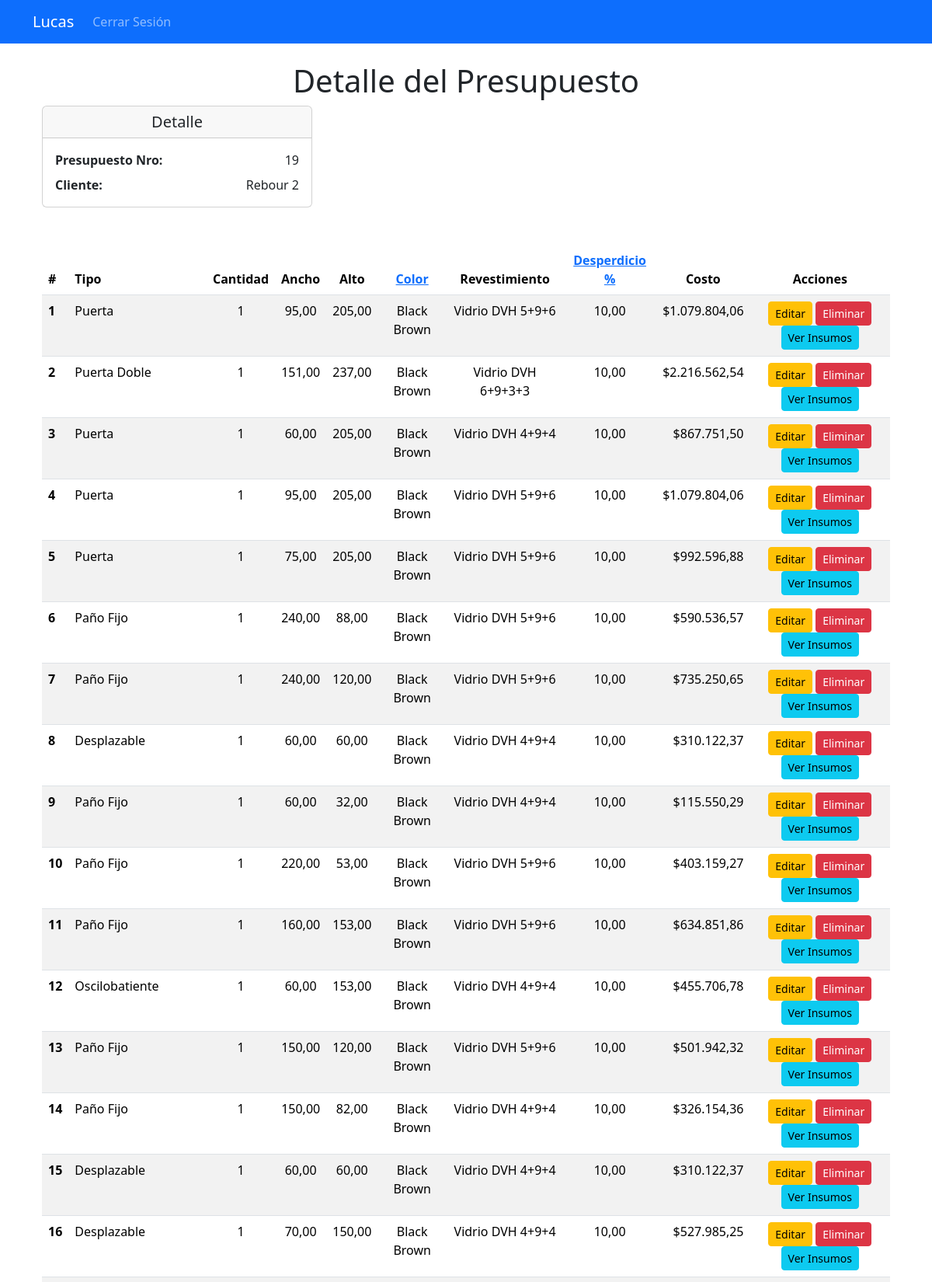
/presupuesto/19/ (signed in, upper part), run on the app's committed database.
### apps/presupuestos/models.py (models this page shows, shortened)
class Presupuesto(models.Model):
    numero = models.AutoField(primary_key=True)  # Clave primaria definida explícitamente
    cliente = models.CharField(max_length=255)
    lugar = models.ForeignKey('Lugar', on_delete=models.CASCADE)
    fecha = models.DateTimeField(auto_now_add=True)

class Item(models.Model):
    presupuesto = models.ForeignKey(Presupuesto, related_name='items', on_delete=models.CASCADE)  # Relación con el presupuesto
    cantidad = models.PositiveIntegerField()  # Cantidad del ítem
    ancho = models.DecimalField(max_digits=10, decimal_places=2, null=True, blank=True)  # Ancho en unidades
    alto = models.DecimalField(max_digits=10, decimal_places=2, null=True, blank=True)  # Alto en unidades
    ancho_hoja = models.DecimalField(max_digits=10, decimal_places=2, null=True, blank=True)  # Ancho de hoja en unidades
    alto_lama = models.DecimalField(max_digits=10, decimal_places=2, null=True, blank=True)
    tipo = models.ForeignKey(Tipo, on_delete=models.CASCADE)  # Tipo de ítem (ventana, puerta, etc.)
    color = models.ForeignKey(Color, on_delete=models.CASCADE)  # Color del ítem
    revestimiento = models.ForeignKey(Revestimiento, on_delete=models.CASCADE)  # Tipo de revestimiento
    desperdicio = models.DecimalField(max_digits=5, decimal_places=2, default=0.0)  # Porcentaje de desperdicio
    def calcular_costo(self):
        insumos = DetalleInsumo.objects.filter(item=self)
        total = sum(insumo.precio_total for insumo in insumos)
        return total

class Tipo(models.Model):
    numero = models.IntegerField(unique=True)  # Número identificador del tipo
    detalle = models.CharField(max_length=100)  # Descripción del tipo

class Color(models.Model):
    nombre = models.CharField(max_length=50)

class Revestimiento(models.Model):
    nombre = models.CharField(max_length=100)

### apps/presupuestos/views.py (the view)
# urls.py: path('presupuesto/<int:presupuesto_id>/', presupuestos_views.detalle_presupuesto, name='detalle_presupuesto'),
@login_required
def detalle_presupuesto(request, presupuesto_id):
    presupuesto = get_object_or_404(Presupuesto, numero=presupuesto_id)
    items = presupuesto.items.all()
    colores = Color.objects.all()  # Agregar los colores disponibles
    items_con_costos = [
        {'item': item,
         'costo': item.calcular_costo(),
         'desperdicio': item.desperdicio}
         for item in items
    ]
    sub_total = sum(entry['costo'] for entry in items_con_costos)
    total_m2 = sum(
        (item.ancho / 100) * (item.alto / 100) * item.cantidad
        for item in items
    )
    insumos = DetalleInsumo.objects.filter(presupuesto=presupuesto)
    tipo_insumos_totales = defaultdict(Decimal)
    for insumo in insumos:
        tipo_insumo_nombre = insumo.insumo.tipo_insumo.nombre if insumo.insumo.tipo_insumo else "Sin Tipo"
        tipo_insumos_totales[tipo_insumo_nombre] += insumo.precio_total
    subtotal_tipo_1 = insumos.filter(insumo__tipo_insumo_id=1).aggregate(
        subtotal=Sum('precio_total')
    )['subtotal'] or Decimal(0)
    subtotal_tipo_2 = insumos.filter(insumo__tipo_insumo_id__in=[1, 3, 4, 5, 6]).aggregate(
        subtotal=Sum('precio_total')
    )['subtotal'] or Decimal(0)
    mano_obra = subtotal_tipo_1 * Decimal("0.30")
    venta = subtotal_tipo_1 * Decimal("0.15")
    utilidad = subtotal_tipo_1 * Decimal("0.80")  # Utilidad solo sobre tipo_insumo_id=1
    flete = subtotal_tipo_2 * Decimal("0.08") # Utilidad solo sobre tipo_insumo_id=1+3+4+5+6
    total = sub_total + mano_obra + venta + utilidad + flete
    precio_por_m2 = total / total_m2 if total_m2 > 0 else 0
    return render(request, 'detalle_presupuesto.html', {
        'presupuesto': presupuesto,
        'items_con_costos': items_con_costos,
        'colores': colores,
        'sub_total': sub_total,
        'mano_obra': mano_obra,
        'venta': venta,
        'utilidad': utilidad,
        'flete': flete,
        'total': total,
        'total_m2': total_m2,  # Agregar Total m2 al contexto
        'precio_por_m2': precio_por_m2,  # Agregar el precio por m² al contexto
        'tipo_insumos_totales': dict(tipo_insumos_totales),
    })

### apps/presupuestos/templates/detalle_presupuesto.html (shortened to what this page needs)
{% extends 'base.html' %}
{% load humanize %}
{% block content %}
<div class="container mt-4">
    <h1 class="text-center">Detalle del Presupuesto</h1>
    <div class="row mb-4">
        <div class="col-md-4">
            <div class="card">
                <div class="card-header">
                    <h5 class="text-center mb-0">Detalle</h5>
                </div>
                <div class="card-body">
                    <div class="row mb-2">
                        <div class="col-6 text-start fw-bold">Presupuesto Nro:</div>
                        <div class="col-6 text-end">{{ presupuesto.numero }}</div>
                    </div>
                    <div class="row">
                        <div class="col-6 text-start fw-bold">Cliente:</div>
                        <div class="col-6 text-end">{{ presupuesto.cliente }}</div>
                    </div>
            </div>
        </div>
    </div>
</div>
    <br>
    <div>
        {% if items_con_costos %}
            <table class="table table-striped">
                <thead class="thead-dark">
                    <tr>
                        <th scope="col">#</th>
                        <th scope="col">Tipo</th>
                        <th class="text-center" scope="col">Cantidad</th>
                        <th class="text-center" scope="col">Ancho</th>
                        <th class="text-center" scope="col">Alto</th>
                        <th class="text-center" scope="col">
                            <a href="#" id="cambiar-color" class="text-primary" data-bs-toggle="modal" data-bs-target="#modalCambiarColor">
                                Color
                            </a>
                        </th>
                        <th class="text-center" scope="col">Revestimiento</th>
                        <th class="text-center" scope="col">
                            <a href="#" id="cambiar-desperdicio" class="text-primary" data-bs-toggle="modal" data-bs-target="#modalCambiarDesperdicio">
                                Desperdicio %
                            </a>
                        </th>
                        <th class="text-center" scope="col">Costo</th>
                        <th class="text-center" scope="col">Acciones</th>
                    </tr>
                </thead>
                <tbody>
                    {% for entry in items_con_costos %}
                        <tr>
                            <th scope="row">{{ forloop.counter }}</th>
                            <td>{{ entry.item.tipo.detalle }}</td>
                            <td class="text-center">{{ entry.item.cantidad }}</td>
                            <td class="text-center">{{ entry.item.ancho }}</td>
                            <td class="text-center">{{ entry.item.alto }}</td>
                            <td class="text-center">{{ entry.item.color.nombre }}</td>
                            <td class="text-center">{{ entry.item.revestimiento.nombre }}</td>
                            <td class="text-center">{{ entry.item.desperdicio }}</td>
                            <td class="text-end">${{ entry.costo|intcomma }}</td>
                            <td class="text-center">
                                <a href="{% url 'editar_item' entry.item.id %}" class="btn btn-warning btn-sm">Editar</a>
                                <a href="{% url 'eliminar_item' entry.item.id %}" class="btn btn-danger btn-sm"
                                onclick="return confirm('¿Estás seguro de que deseas eliminar este ítem?')">Eliminar</a>
                                <a href="{% url 'detalle_insumos' entry.item.id %}" class="btn btn-info btn-sm">Ver Insumos</a>
                            </td>
                        </tr>
                    {% endfor %}
                </tbody>
            </table>
    </div>
    {% else %}
        <p class="text-center">No hay ítems asociados a este presupuesto.</p>
    {% endif %}
{% endblock %}

### data on the page
Presupuesto: numero "19", cliente "Rebour 2"
Item: item.tipo.detalle "Puerta", item.cantidad "1", item.ancho "95,00", item.alto "205,00", item.color.nombre "Black Brown", item.revestimiento.nombre "Vidrio DVH 5+9+6", item.desperdicio "10,00", costo "1.079.804,06"
Item: item.tipo.detalle "Puerta Doble", item.cantidad "1", item.ancho "151,00", item.alto "237,00", item.color.nombre "Black Brown", item.revestimiento.nombre "Vidrio DVH 6+9+3+3", item.desperdicio "10,00", costo "2.216.562,54"
Item: item.tipo.detalle "Puerta", item.cantidad "1", item.ancho "60,00", item.alto "205,00", item.color.nombre "Black Brown", item.revestimiento.nombre "Vidrio DVH 4+9+4", item.desperdicio "10,00", costo "867.751,50"
Item: item.tipo.detalle "Puerta", item.cantidad "1", item.ancho "95,00", item.alto "205,00", item.color.nombre "Black Brown", item.revestimiento.nombre "Vidrio DVH 5+9+6", item.desperdicio "10,00", costo "1.079.804,06"
Item: item.tipo.detalle "Puerta", item.cantidad "1", item.ancho "75,00", item.alto "205,00", item.color.nombre "Black Brown", item.revestimiento.nombre "Vidrio DVH 5+9+6", item.desperdicio "10,00", costo "992.596,88"
Item: item.tipo.detalle "Paño Fijo", item.cantidad "1", item.ancho "240,00", item.alto "88,00", item.color.nombre "Black Brown", item.revestimiento.nombre "Vidrio DVH 5+9+6", item.desperdicio "10,00", costo "590.536,57"
Item: item.tipo.detalle "Paño Fijo", item.cantidad "1", item.ancho "240,00", item.alto "120,00", item.color.nombre "Black Brown", item.revestimiento.nombre "Vidrio DVH 5+9+6", item.desperdicio "10,00", costo "735.250,65"
Item: item.tipo.detalle "Desplazable", item.cantidad "1", item.ancho "60,00", item.alto "60,00", item.color.nombre "Black Brown", item.revestimiento.nombre "Vidrio DVH 4+9+4", item.desperdicio "10,00", costo "310.122,37"
Item: item.tipo.detalle "Paño Fijo", item.cantidad "1", item.ancho "60,00", item.alto "32,00", item.color.nombre "Black Brown", item.revestimiento.nombre "Vidrio DVH 4+9+4", item.desperdicio "10,00", costo "115.550,29"
Item: item.tipo.detalle "Paño Fijo", item.cantidad "1", item.ancho "220,00", item.alto "53,00", item.color.nombre "Black Brown", item.revestimiento.nombre "Vidrio DVH 5+9+6", item.desperdicio "10,00", costo "403.159,27"
Item: item.tipo.detalle "Paño Fijo", item.cantidad "1", item.ancho "160,00", item.alto "153,00", item.color.nombre "Black Brown", item.revestimiento.nombre "Vidrio DVH 5+9+6", item.desperdicio "10,00", costo "634.851,86"
Item: item.tipo.detalle "Oscilobatiente", item.cantidad "1", item.ancho "60,00", item.alto "153,00", item.color.nombre "Black Brown", item.revestimiento.nombre "Vidrio DVH 4+9+4", item.desperdicio "10,00", costo "455.706,78"
Item: item.tipo.detalle "Paño Fijo", item.cantidad "1", item.ancho "150,00", item.alto "120,00", item.color.nombre "Black Brown", item.revestimiento.nombre "Vidrio DVH 5+9+6", item.desperdicio "10,00", costo "501.942,32"
Item: item.tipo.detalle "Paño Fijo", item.cantidad "1", item.ancho "150,00", item.alto "82,00", item.color.nombre "Black Brown", item.revestimiento.nombre "Vidrio DVH 4+9+4", item.desperdicio "10,00", costo "326.154,36"
Item: item.tipo.detalle "Desplazable", item.cantidad "1", item.ancho "60,00", item.alto "60,00", item.color.nombre "Black Brown", item.revestimiento.nombre "Vidrio DVH 4+9+4", item.desperdicio "10,00", costo "310.122,37"
Item: item.tipo.detalle "Desplazable", item.cantidad "1", item.ancho "70,00", item.alto "150,00", item.color.nombre "Black Brown", item.revestimiento.nombre "Vidrio DVH 4+9+4", item.desperdicio "10,00", costo "527.985,25"
